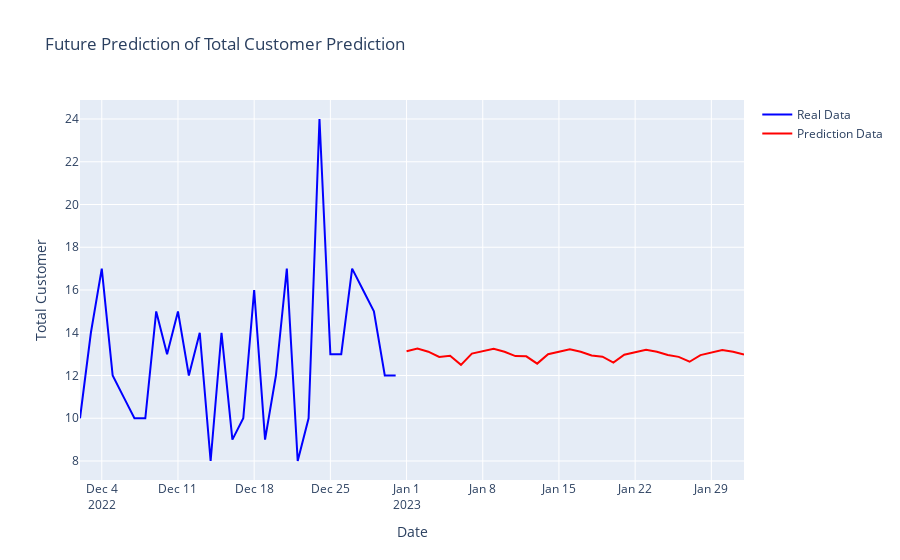

Source (notebook cell):
### Code cell
import plotly.graph_objects as go

# Create the figure
fig = go.Figure()

# Add the real data trace
fig.add_trace(go.Scatter(x=prediction_totalcustomer.index, y=prediction_totalcustomer['count'], mode='lines', name='Real Data', line=dict(color='blue')))

# Add the prediction data trace
fig.add_trace(go.Scatter(x=prediction_totalcustomer.index, y=prediction_totalcustomer['predicted_mean'], mode='lines', name='Prediction Data', line=dict(color='red')))

# Update the layout
fig.update_layout(title='Future Prediction of Total Customer Prediction',
                  xaxis_title='Date',
                  yaxis_title='Total Customer',
                  showlegend=True)

# Show the plot
fig.show()
